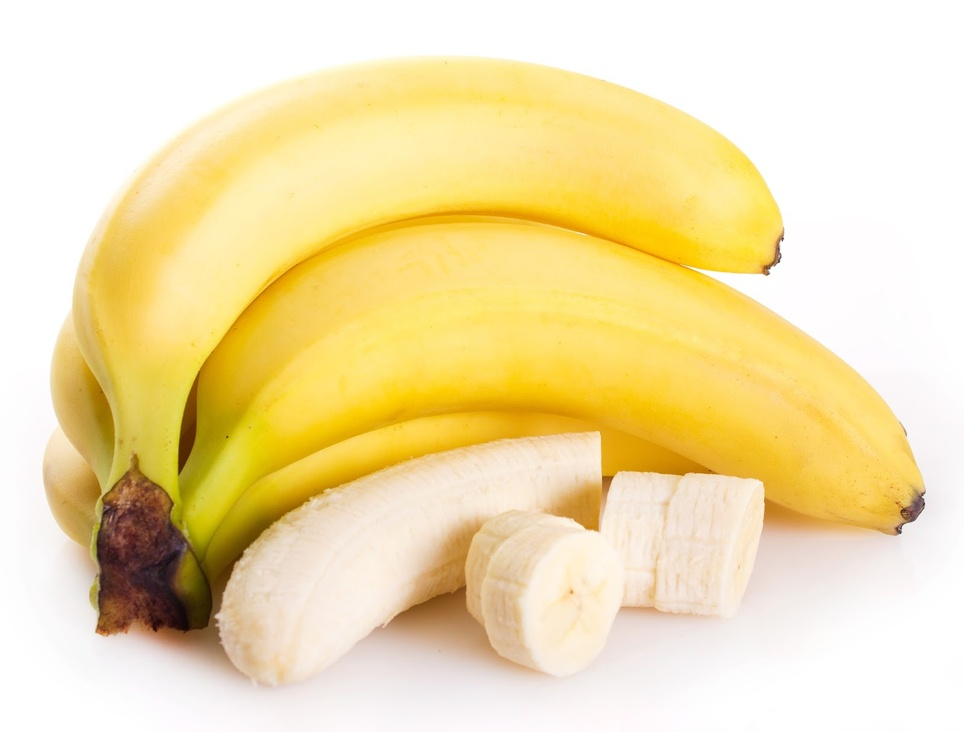
#> input picture OneDrive/Desktop/Calorie-estimation-from-food-images-OpenCV-master/uploads/2_26.jpg, 964 x 732 px, shrunk from 1600 x 1215 before the run
$ python feature_color.py uploads/2_26.jpg
#> lines starting #> are read from the running program, lines starting #| are printed output that depends on the picture; long printed decimals are rounded
#> further down, img is the input picture: shape (732, 964, 3); mean B, G, R 171.7, 223.7, 242.1
import cv2
import sys
import numpy as np

def getColorFeature(img):
    '''
    Computes the color feature vector of the image
    based on HSV histogram
    '''
    img_hsv = cv2.cvtColor(img, cv2.COLOR_BGR2HSV)
#> img_hsv: shape (732, 964, 3); mean H, S, V 26.8, 78, 242.1
    h, s, v = cv2.split(img_hsv)
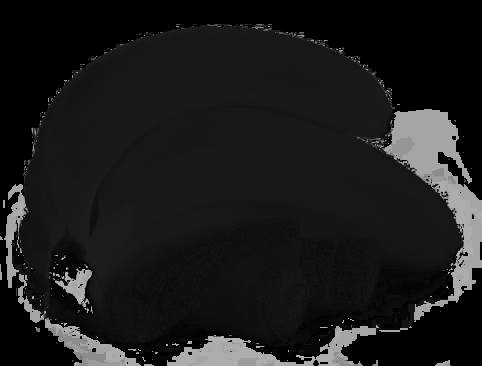
#> h: shape (732, 964) (shown at 1/2 size); min 0, max 179, mean 26.8
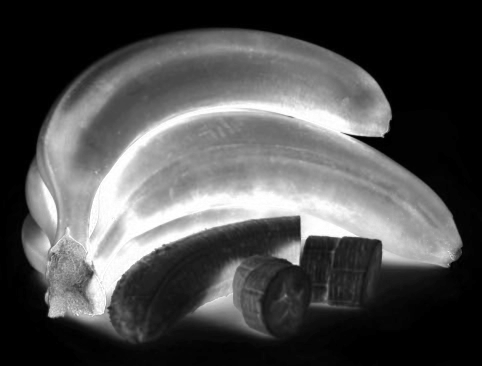
#> s: shape (732, 964) (shown at 1/2 size); min 0, max 255, mean 78
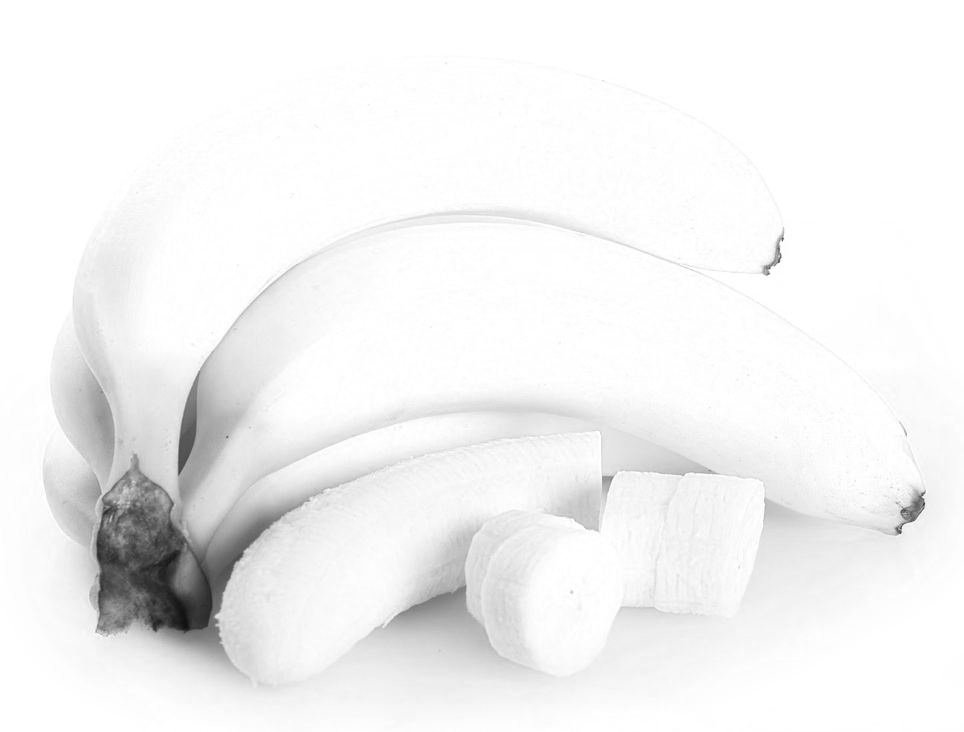
#> v: shape (732, 964); min 15, max 255, mean 242.1

    hsvHist = [[[0 for _ in range(2)] for _ in range(2)] for _ in range(6)]

    featurevec = []
    hist = cv2.calcHist([img_hsv], [0, 1, 2], None, [6, 2, 2], [0, 180, 0, 256, 0, 256])
    for i in range(6):
        for j in range(2):
            for k in range(2):
                featurevec.append(hist[i][j][k])
#> after the loop, featurevec = [1488, 420102, 10841, 208807, 0, 4460, 0, 2, 0, 432, 0, 0, 0, 1004, 0, 0, 0, 4188, 0, 0, 2003, 51578, 743, 0]
    feature = featurevec[1:]
#> feature = [420102, 10841, 208807, 0, 4460, 0, 2, 0, 432, 0, 0, 0, 1004, 0, 0, 0, 4188, 0, 0, 2003, 51578, 743, 0]

    M = max(feature)
#> M = 420102
    m = min(feature)
#> m = 0
    feature = list(map(lambda x: x * 2, feature))
#> feature = [840204, 21682, 417614, 0, 8920, 0, 4, 0, 864, 0, 0, 0, 2008, 0, 0, 0, 8376, 0, 0, 4006, 103156, 1486, 0]
    feature = [(x - M - m) / (M - m) for x in feature]
#> feature = [1, -0.948, -0.00592, -1, -0.979, -1, -1, -1, -0.998, -1, -1, -1, -0.995, -1, -1, -1, -0.98, -1, -1, -0.99, -0.754, -0.996, -1]
    mean = np.mean(feature)
#> mean = -0.854
    dev = np.std(feature)
#> dev = 0.445
    feature = [(x - mean) / dev for x in feature]
#> feature = [4.16, -0.211, 1.9, -0.327, -0.28, -0.327, -0.327, -0.327, -0.323, -0.327, -0.327, -0.327, -0.316, -0.327, -0.327, -0.327, -0.282, -0.327, -0.327, -0.306, 0.224, -0.319, -0.327]

    return np.array(feature)

if __name__ == '__main__':
    img = cv2.imread(sys.argv[1])
    featureVector = getColorFeature(img)
#> featureVector = 23 values, max 4.16 at index 0, min -0.327 at index 3, mean 2.32e-16
    print(featureVector)
#| [ 4.163  -0.2113  1.904 -0.3272 -0.2795 -0.3272
#|  -0.3272 -0.3272 -0.3226 -0.3272 -0.3272 -0.3272
#|  -0.3165 -0.3272 -0.3272 -0.3272 -0.2825  -0.3272
#|  -0.3272 -0.3058  0.224 -0.3193 -0.3272]
    cv2.waitKey(0)
    cv2.destroyAllWindows()

$ run again, on OneDrive/Desktop/Calorie-estimation-from-food-images-OpenCV-master/uploads/Image_3.jpg
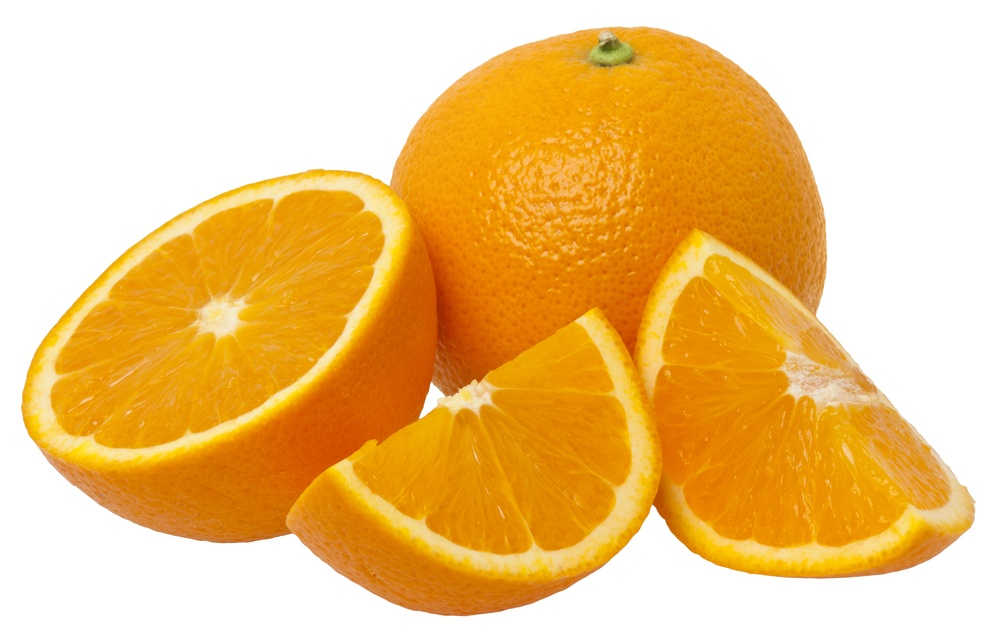
#> input picture OneDrive/Desktop/Calorie-estimation-from-food-images-OpenCV-master/uploads/Image_3.jpg, 1000 x 642 px, shrunk from 3520 x 2260 before the run
#> img is the input picture: shape (642, 1000, 3); mean B, G, R 126.8, 196.9, 240.8
#> img_hsv: shape (642, 1000, 3); mean H, S, V 12.5, 127.1, 240.8
#> in getColorFeature, `h, s, v = cv2.split(img_hsv)`:
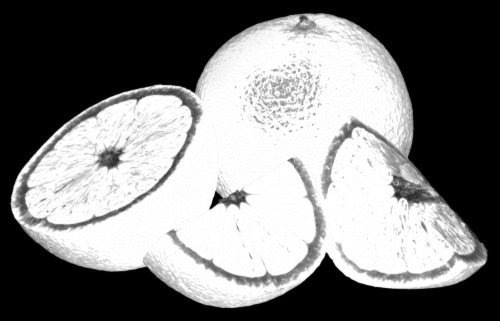
#> s: shape (642, 1000) (shown at 1/2 size); min 0, max 255, mean 127.1
#> in getColorFeature, `h, s, v = cv2.split(img_hsv)`:
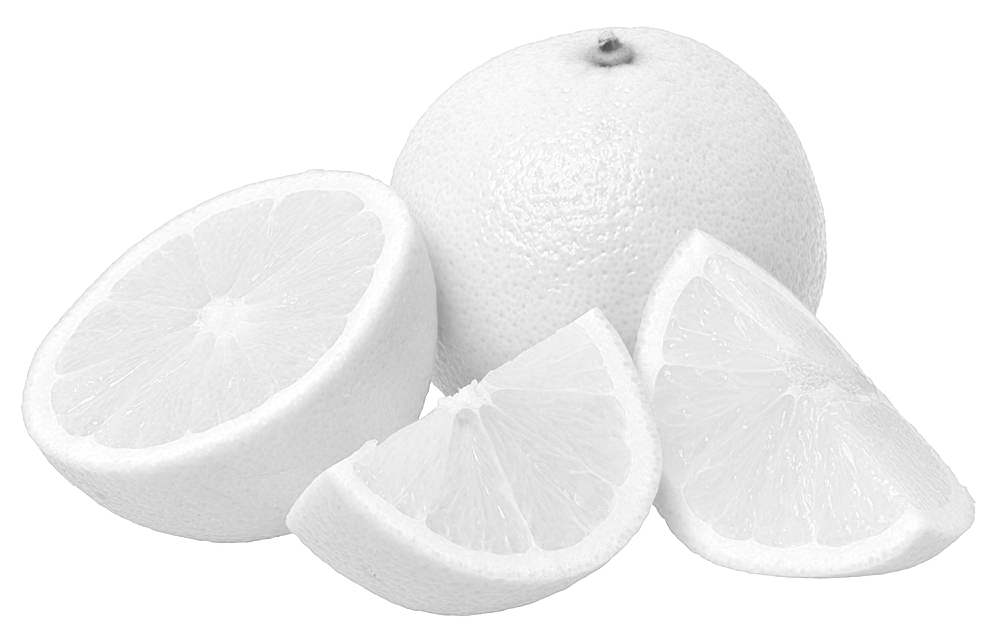
#> v: shape (642, 1000); min 76, max 255, mean 240.8
#> after the loop in getColorFeature, `for i in range(6):`: featurevec = [0, 290662, 101, 334684, 0, 6709, 79, 313, 0, 586, 0, 0, 0, 4147, 0, 0, 0, 373, 0, 0, 0, 4346, 0, 0]
#> in getColorFeature, `feature = featurevec[1:]`: feature = [290662, 101, 334684, 0, 6709, 79, 313, 0, 586, 0, 0, 0, 4147, 0, 0, 0, 373, 0, 0, 0, 4346, 0, 0]
#> M = 334684
#> m = 0
#> in getColorFeature, `feature = list(map(lambda x: x * 2, feature))`: feature = [581324, 202, 669368, 0, 13418, 158, 626, 0, 1172, 0, 0, 0, 8294, 0, 0, 0, 746, 0, 0, 0, 8692, 0, 0]
#> in getColorFeature, `feature = [(x - M - m) / (M - m) for x in feature]`: feature = [0.737, -0.999, 1, -1, -0.96, -1, -0.998, -1, -0.996, -1, -1, -1, -0.975, -1, -1, -1, -0.998, -1, -1, -1, -0.974, -1, -1]
#> mean = -0.833
#> dev = 0.527
#> in getColorFeature, `feature = [(x - mean) / dev for x in feature]`: feature = [2.98, -0.316, 3.48, -0.317, -0.241, -0.316, -0.313, -0.317, -0.31, -0.317, -0.317, -0.317, -0.27, -0.317, -0.317, -0.317, -0.312, -0.317, -0.317, -0.317, -0.267, -0.317, -0.317]
#> featureVector = 23 values, max 3.48 at index 2, min -0.317 at index 3, mean -2.03e-16
#| [ 2.981 -0.3156   3.481 -0.3167 -0.2406 -0.3158
#|  -0.3132  -0.3167 -0.3101 -0.3167 -0.3167 -0.3167
#|  -0.2697  -0.3167 -0.3167 -0.3167 -0.3125 -0.3167
#|  -0.3167 -0.3167 -0.2674  -0.3167 -0.3167]

$ run again, on OneDrive/Desktop/Calorie-estimation-from-food-images-OpenCV-master/uploads/Image_4.jpg
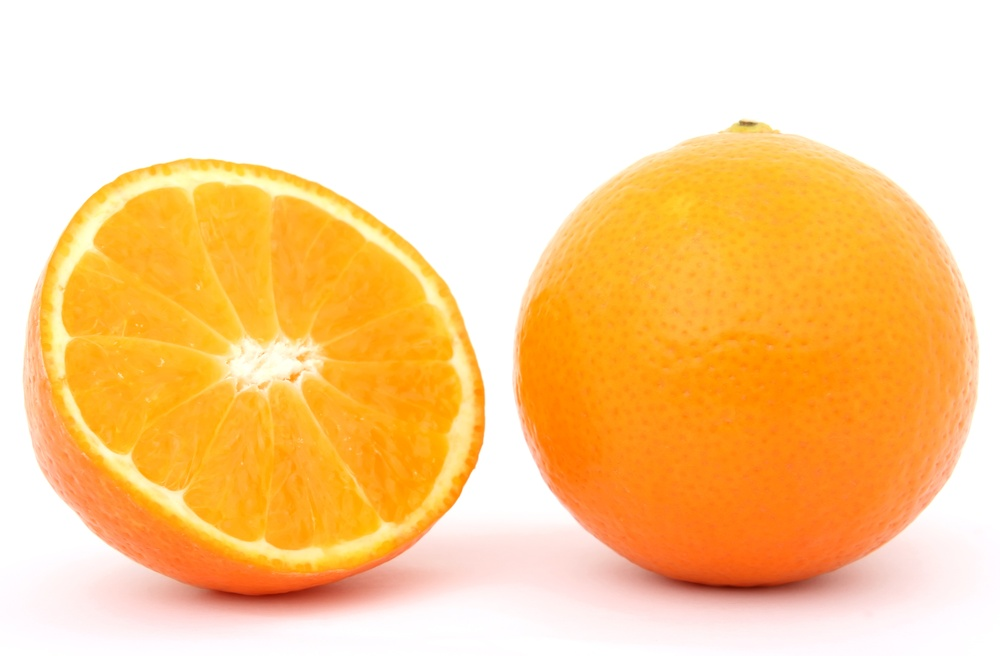
#> input picture OneDrive/Desktop/Calorie-estimation-from-food-images-OpenCV-master/uploads/Image_4.jpg, 1000 x 656 px, shrunk from 3160 x 2072 before the run
#> img is the input picture: shape (656, 1000, 3); mean B, G, R 148.3, 208.5, 253.3
#> img_hsv: shape (656, 1000, 3); mean H, S, V 20, 106.2, 253.3
#> in getColorFeature, `h, s, v = cv2.split(img_hsv)`:
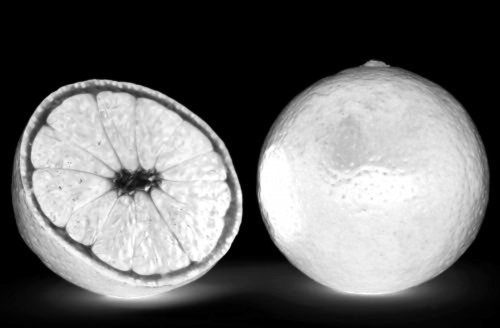
#> s: shape (656, 1000) (shown at 1/2 size); min 0, max 255, mean 106.2
#> in getColorFeature, `h, s, v = cv2.split(img_hsv)`:
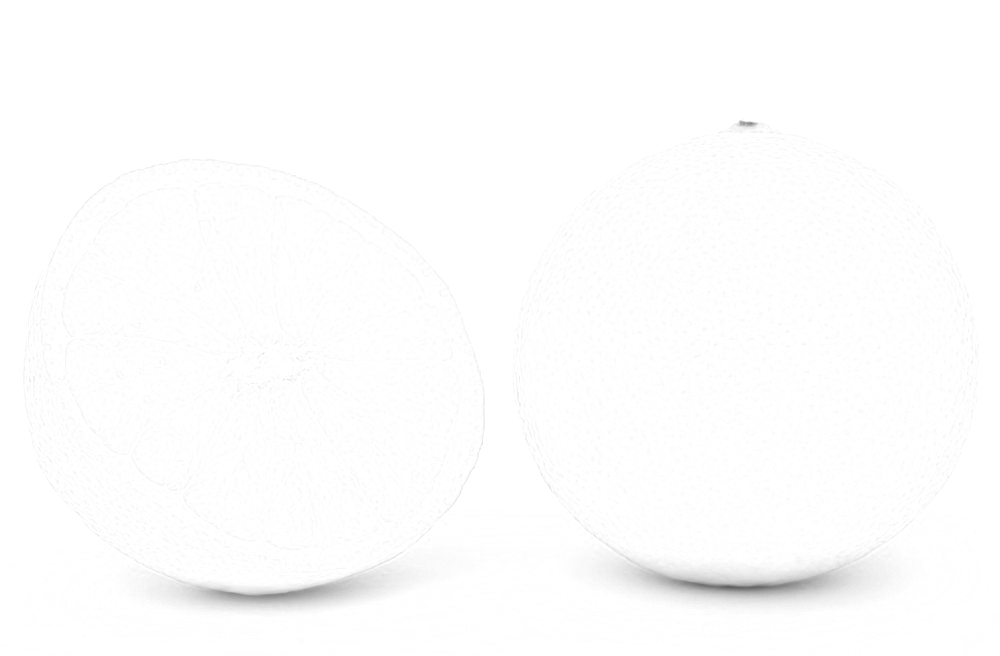
#> v: shape (656, 1000); min 97, max 255, mean 253.3
#> after the loop in getColorFeature, `for i in range(6):`: featurevec = [0, 305852, 242, 298504, 0, 7401, 0, 0, 0, 414, 0, 0, 0, 3290, 0, 0, 0, 4495, 0, 0, 0, 35802, 0, 0]
#> in getColorFeature, `feature = featurevec[1:]`: feature = [305852, 242, 298504, 0, 7401, 0, 0, 0, 414, 0, 0, 0, 3290, 0, 0, 0, 4495, 0, 0, 0, 35802, 0, 0]
#> M = 305852
#> m = 0
#> in getColorFeature, `feature = list(map(lambda x: x * 2, feature))`: feature = [611704, 484, 597008, 0, 14802, 0, 0, 0, 828, 0, 0, 0, 6580, 0, 0, 0, 8990, 0, 0, 0, 71604, 0, 0]
#> in getColorFeature, `feature = [(x - M - m) / (M - m) for x in feature]`: feature = [1, -0.998, 0.952, -1, -0.952, -1, -1, -1, -0.997, -1, -1, -1, -0.978, -1, -1, -1, -0.971, -1, -1, -1, -0.766, -1, -1]
#> mean = -0.813
#> dev = 0.554
#> in getColorFeature, `feature = [(x - mean) / dev for x in feature]`: feature = [3.27, -0.334, 3.18, -0.336, -0.249, -0.336, -0.336, -0.336, -0.332, -0.336, -0.336, -0.336, -0.298, -0.336, -0.336, -0.336, -0.283, -0.336, -0.336, -0.336, 0.0859, -0.336, -0.336]
#> featureVector = 23 values, max 3.27 at index 0, min -0.336 at index 3, mean -3.38e-17
#| [ 3.271 -0.3336  3.185 -0.3364 -0.2491 -0.3364
#|  -0.3364 -0.3364 -0.3315 -0.3364 -0.3364 -0.3364
#|  -0.2976 -0.3364 -0.3364 -0.3364 -0.2834 -0.3364
#|  -0.3364 -0.3364  0.08587 -0.3364 -0.3364]
